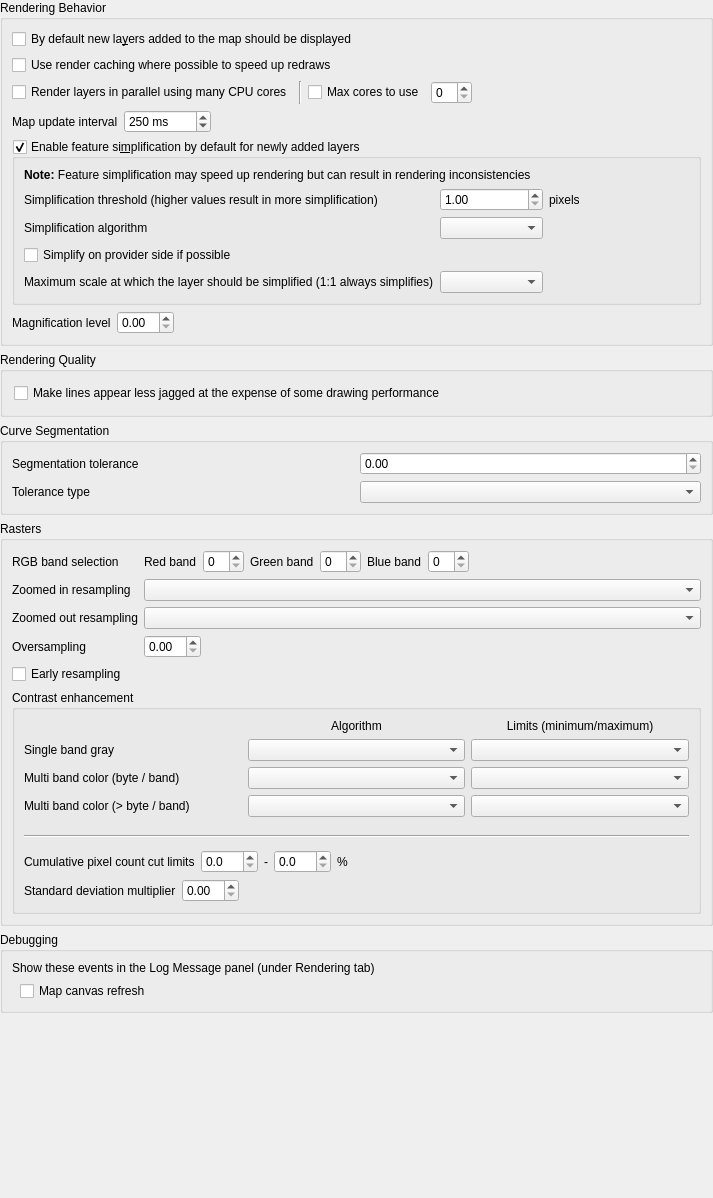
             <widget class="QWidget" name="mOptionsScrollAreaContents_04">
              <property name="geometry">
               <rect>
                <x>0</x>
                <y>0</y>
                <width>713</width>
                <height>1198</height>
               </rect>
              </property>
              <layout class="QGridLayout" name="gridLayout_22">
               <property name="leftMargin">
                <number>0</number>
               </property>
               <property name="topMargin">
                <number>0</number>
               </property>
               <property name="rightMargin">
                <number>0</number>
               </property>
               <property name="bottomMargin">
                <number>0</number>
               </property>
               <item row="0" column="0">
                <widget class="QgsCollapsibleGroupBox" name="groupBox_5">
                 <property name="title">
                  <string>Rendering Behavior</string>
                 </property>
                 <layout class="QVBoxLayout" name="verticalLayout_9">
                  <item>
                   <widget class="QCheckBox" name="chkAddedVisibility">
                    <property name="text">
                     <string>By default new la&amp;yers added to the map should be displayed</string>
                    </property>
                   </widget>
                  </item>
                  <item>
                   <widget class="QCheckBox" name="chkUseRenderCaching">
                    <property name="text">
                     <string>Use render caching where possible to speed up redraws</string>
                    </property>
                   </widget>
                  </item>
                  <item>
                   <layout class="QHBoxLayout" name="horizontalLayout_26">
                    <item>
                     <widget class="QCheckBox" name="chkParallelRendering">
                      <property name="text">
                       <string>Render layers in parallel using many CPU cores</string>
                      </property>
                     </widget>
                    </item>
                    <item>
                     <widget class="Line" name="line_6">
                      <property name="orientation">
                       <enum>Qt::Vertical</enum>
                      </property>
                     </widget>
                    </item>
                    <item>
                     <widget class="QCheckBox" name="chkMaxThreads">
                      <property name="text">
                       <string>Max cores to use</string>
                      </property>
                     </widget>
                    </item>
                    <item>
                     <widget class="QgsSpinBox" name="spinMaxThreads"/>
                    </item>
                    <item>
                     <spacer name="horizontalSpacer_41">
                      <property name="orientation">
                       <enum>Qt::Horizontal</enum>
                      </property>
                      <property name="sizeHint" stdset="0">
                       <size>
                        <width>40</width>
                        <height>20</height>
                       </size>
                      </property>
                     </spacer>
                    </item>
                   </layout>
                  </item>
                  <item>
                   <layout class="QHBoxLayout" name="horizontalLayout_4">
                    <item>
                     <widget class="QLabel" name="label_56">
                      <property name="text">
                       <string>Map update interval</string>
                      </property>
                     </widget>
                    </item>
                    <item>
                     <widget class="QgsSpinBox" name="spinMapUpdateInterval">
                      <property name="suffix">
                       <string> ms</string>
                      </property>
                      <property name="maximum">
                       <number>999999</number>
                      </property>
                      <property name="singleStep">
                       <number>50</number>
                      </property>
                      <property name="value">
                       <number>250</number>
                      </property>
                     </widget>
                    </item>
                    <item>
                     <spacer name="horizontalSpacer_46">
                      <property name="orientation">
                       <enum>Qt::Horizontal</enum>
                      </property>
                      <property name="sizeHint" stdset="0">
                       <size>
                        <width>40</width>
                        <height>20</height>
                       </size>
                      </property>
                     </spacer>
                    </item>
                   </layout>
                  </item>
                  <item>
                   <widget class="QgsCollapsibleGroupBox" name="mSimplifyDrawingGroupBox">
                    <property name="title">
                     <string>Enable feature si&amp;mplification by default for newly added layers</string>
                    </property>
                    <property name="flat">
                     <bool>true</bool>
                    </property>
                    <property name="checkable">
                     <bool>true</bool>
                    </property>
                    <layout class="QGridLayout" name="_14">
                     <item row="0" column="1" colspan="4">
                      <widget class="QLabel" name="label_59">
                       <property name="text">
                        <string>&lt;b&gt;Note:&lt;/b&gt; Feature simplification may speed up rendering but can result in rendering inconsistencies</string>
                       </property>
                      </widget>
                     </item>
                     <item row="1" column="1">
                      <widget class="QLabel" name="label_65">
                       <property name="text">
                        <string>Simplification threshold (higher values result in more simplification)</string>
                       </property>
                       <property name="margin">
                        <number>2</number>
                       </property>
                      </widget>
                     </item>
                     <item row="1" column="2">
                      <widget class="QgsDoubleSpinBox" name="mSimplifyDrawingSpinBox">
                       <property name="toolTip">
                        <string>Higher values result in more simplification</string>
                       </property>
                       <property name="decimals">
                        <number>2</number>
                       </property>
                       <property name="minimum">
                        <double>1.000000000000000</double>
                       </property>
                       <property name="maximum">
                        <double>5.000000000000000</double>
                       </property>
                       <property name="singleStep">
                        <double>0.200000000000000</double>
                       </property>
                       <property name="value">
                        <double>1.000000000000000</double>
                       </property>
                      </widget>
                     </item>
                     <item row="1" column="3">
                      <widget class="QLabel" name="mSimplifyDrawingPx">
                       <property name="text">
                        <string>pixels</string>
                       </property>
                       <property name="margin">
                        <number>2</number>
                       </property>
                      </widget>
                     </item>
                     <item row="1" column="4">
                      <spacer name="horizontalSpacer_40">
                       <property name="orientation">
                        <enum>Qt::Horizontal</enum>
                       </property>
                       <property name="sizeHint" stdset="0">
                        <size>
                         <width>20</width>
                         <height>20</height>
                        </size>
                       </property>
                      </spacer>
                     </item>
                     <item row="2" column="1">
                      <widget class="QLabel" name="mSimplifyAlgorithmLabel">
                       <property name="toolTip">
                        <string>This algorithm is only applied to simplify on local side</string>
                       </property>
                       <property name="text">
                        <string>Simplification algorithm</string>
                       </property>
                       <property name="margin">
                        <number>2</number>
                       </property>
                      </widget>
                     </item>
                     <item row="2" column="2">
                      <widget class="QComboBox" name="mSimplifyAlgorithmComboBox"/>
                     </item>
                     <item row="3" column="1" colspan="4">
                      <widget class="QCheckBox" name="mSimplifyDrawingAtProvider">
                       <property name="text">
                        <string>Simplify on provider side if possible</string>
                       </property>
                      </widget>
                     </item>
                     <item row="4" column="1">
                      <widget class="QLabel" name="mSimplifyMaxScaleLabel">
                       <property name="text">
                        <string>Maximum scale at which the layer should be simplified (1:1 always simplifies)</string>
                       </property>
                       <property name="margin">
                        <number>2</number>
                       </property>
                      </widget>
                     </item>
                     <item row="4" column="2">
                      <widget class="QgsScaleComboBox" name="mSimplifyMaximumScaleComboBox">
                       <property name="sizePolicy">
                        <sizepolicy hsizetype="Expanding" vsizetype="Fixed">
                         <horstretch>0</horstretch>
                         <verstretch>0</verstretch>
                        </sizepolicy>
                       </property>
                      </widget>
                     </item>
                    </layout>
                   </widget>
                  </item>
                  <item>
                   <layout class="QHBoxLayout" name="horizontalLayout_5">
                    <property name="topMargin">
                     <number>0</number>
                    </property>
                    <item>
                     <widget class="QLabel" name="labelMagnifier">
                      <property name="text">
                       <string>Magnification level</string>
                      </property>
                     </widget>
                    </item>
                    <item>
                     <widget class="QgsDoubleSpinBox" name="doubleSpinBoxMagnifierDefault"/>
                    </item>
                    <item>
                     <spacer name="horizontalSpacer_4">
                      <property name="orientation">
                       <enum>Qt::Horizontal</enum>
                      </property>
                      <property name="sizeType">
                       <enum>QSizePolicy::Expanding</enum>
                      </property>
                      <property name="sizeHint" stdset="0">
                       <size>
                        <width>40</width>
                        <height>20</height>
                       </size>
                      </property>
                     </spacer>
                    </item>
                   </layout>
                  </item>
                 </layout>
                </widget>
               </item>
               <item row="1" column="0">
                <widget class="QgsCollapsibleGroupBox" name="groupBox_8">
                 <property name="title">
                  <string>Rendering Quality</string>
                 </property>
                 <layout class="QVBoxLayout" name="_5">
                  <property name="leftMargin">
                   <number>11</number>
                  </property>
                  <property name="topMargin">
                   <number>11</number>
                  </property>
                  <property name="rightMargin">
                   <number>11</number>
                  </property>
                  <property name="bottomMargin">
                   <number>11</number>
                  </property>
                  <item>
                   <widget class="QCheckBox" name="chkAntiAliasing">
                    <property name="text">
                     <string>Make lines appear less jagged at the expense of some drawing performance</string>
                    </property>
                   </widget>
                  </item>
                 </layout>
                </widget>
               </item>
               <item row="2" column="0">
                <widget class="QgsCollapsibleGroupBox" name="mSegmentationGroupBox">
                 <property name="title">
                  <string>Curve Segmentation</string>
                 </property>
                 <layout class="QGridLayout" name="gridLayout_20">
                  <item row="0" column="0">
                   <widget class="QLabel" name="mSegmentationToleranceLabel">
                    <property name="text">
                     <string>Segmentation tolerance</string>
                    </property>
                   </widget>
                  </item>
                  <item row="0" column="1">
                   <widget class="QgsDoubleSpinBox" name="mSegmentationToleranceSpinBox"/>
                  </item>
                  <item row="1" column="0">
                   <widget class="QLabel" name="mToleranceTypeLabel">
                    <property name="text">
                     <string>Tolerance type</string>
                    </property>
                   </widget>
                  </item>
                  <item row="1" column="1">
                   <widget class="QComboBox" name="mToleranceTypeComboBox"/>
                  </item>
                 </layout>
                </widget>
               </item>
               <item row="3" column="0">
                <widget class="QgsCollapsibleGroupBox" name="groupBox_14">
                 <property name="title">
                  <string>Rasters</string>
                 </property>
                 <layout class="QVBoxLayout" name="verticalLayout_10">
                  <item>
                   <widget class="QWidget" name="widget" native="true">
                    <layout class="QGridLayout" name="gridLayout_35">
                     <property name="leftMargin">
                      <number>0</number>
                     </property>
                     <property name="topMargin">
                      <number>0</number>
                     </property>
                     <property name="rightMargin">
                      <number>0</number>
                     </property>
                     <property name="bottomMargin">
                      <number>0</number>
                     </property>
                     <item row="0" column="0">
                      <widget class="QLabel" name="label_21">
                       <property name="text">
                        <string>RGB band selection</string>
                       </property>
                      </widget>
                     </item>
                     <item row="0" column="1">
                      <layout class="QHBoxLayout" name="horizontalLayoutRGB">
                       <item>
                        <widget class="QLabel" name="label_22">
                         <property name="text">
                          <string>Red band</string>
                         </property>
                        </widget>
                       </item>
                       <item>
                        <widget class="QgsSpinBox" name="spnRed"/>
                       </item>
                       <item>
                        <widget class="QLabel" name="label_23">
                         <property name="text">
                          <string>Green band</string>
                         </property>
                        </widget>
                       </item>
                       <item>
                        <widget class="QgsSpinBox" name="spnGreen"/>
                       </item>
                       <item>
                        <widget class="QLabel" name="label_24">
                         <property name="text">
                          <string>Blue band</string>
                         </property>
                        </widget>
                       </item>
                       <item>
                        <widget class="QgsSpinBox" name="spnBlue"/>
                       </item>
                       <item>
                        <spacer name="horizontalSpacer_20">
                         <property name="orientation">
                          <enum>Qt::Horizontal</enum>
                         </property>
                         <property name="sizeHint" stdset="0">
                          <size>
                           <width>40</width>
                           <height>20</height>
                          </size>
                         </property>
                        </spacer>
                       </item>
                      </layout>
                     </item>
                     <item row="1" column="0">
                      <widget class="QLabel" name="lbldefaultZoomedInResampling">
                       <property name="text">
                        <string>Zoomed in resampling</string>
                       </property>
                      </widget>
                     </item>
                     <item row="1" column="1">
                      <widget class="QComboBox" name="mZoomedInResamplingComboBox"/>
                     </item>
                     <item row="2" column="0">
                      <widget class="QLabel" name="lbldefaultZoomedOutResampling">
                       <property name="text">
                        <string>Zoomed out resampling</string>
                       </property>
                      </widget>
                     </item>
                     <item row="2" column="1">
                      <widget class="QComboBox" name="mZoomedOutResamplingComboBox"/>
                     </item>
                     <item row="3" column="0">
                      <widget class="QLabel" name="lbldefaultOversampling">
                       <property name="text">
                        <string>Oversampling</string>
                       </property>
                      </widget>
                     </item>
                     <item row="3" column="1">
                      <layout class="QHBoxLayout" name="horizontalLayoutOversampling">
                       <item>
                        <widget class="QgsDoubleSpinBox" name="spnOversampling"/>
                       </item>
                       <item>
                        <spacer name="horizontalSpacer_25">
                         <property name="orientation">
                          <enum>Qt::Horizontal</enum>
                         </property>
                         <property name="sizeHint" stdset="0">
                          <size>
                           <width>40</width>
                           <height>20</height>
                          </size>
                         </property>
                        </spacer>
                       </item>
                      </layout>
                     </item>
                     <item row="4" column="0">
                      <widget class="QCheckBox" name="mCbEarlyResampling">
                       <property name="text">
                        <string>Early resampling</string>
                       </property>
                      </widget>
                     </item>
                    </layout>
                   </widget>
                  </item>
                  <item>
                   <widget class="QGroupBox" name="groupBox_17">
                    <property name="title">
                     <string>Contrast enhancement</string>
                    </property>
                    <property name="flat">
                     <bool>true</bool>
                    </property>
                    <layout class="QVBoxLayout" name="verticalLayout_11">
                     <item>
                      <layout class="QGridLayout" name="gridLayout_33">
                       <item row="4" column="2">
                        <widget class="QComboBox" name="cboxContrastEnhancementLimitsMultiBandSingleByte"/>
                       </item>
                       <item row="1" column="1">
                        <widget class="QLabel" name="label_50">
                         <property name="text">
                          <string>Algorithm</string>
                         </property>
                         <property name="alignment">
                          <set>Qt::AlignCenter</set>
                         </property>
                        </widget>
                       </item>
                       <item row="3" column="1">
                        <widget class="QComboBox" name="cboxContrastEnhancementAlgorithmSingleBand"/>
                       </item>
                       <item row="3" column="0">
                        <widget class="QLabel" name="label_37">
                         <property name="text">
                          <string>Single band gray</string>
                         </property>
                        </widget>
                       </item>
                       <item row="1" column="2">
                        <widget class="QLabel" name="label_51">
                         <property name="text">
                          <string>Limits (minimum/maximum)</string>
                         </property>
                         <property name="alignment">
                          <set>Qt::AlignCenter</set>
                         </property>
                        </widget>
                       </item>
                       <item row="3" column="2">
                        <widget class="QComboBox" name="cboxContrastEnhancementLimitsSingleBand"/>
                       </item>
                       <item row="4" column="1">
                        <widget class="QComboBox" name="cboxContrastEnhancementAlgorithmMultiBandSingleByte"/>
                       </item>
                       <item row="4" column="0">
                        <widget class="QLabel" name="label_38">
                         <property name="text">
                          <string>Multi band color (byte / band) </string>
                         </property>
                        </widget>
                       </item>
                       <item row="5" column="0">
                        <widget class="QLabel" name="label_39">
                         <property name="text">
                          <string>Multi band color (&gt; byte / band) </string>
                         </property>
                        </widget>
                       </item>
                       <item row="5" column="1">
                        <widget class="QComboBox" name="cboxContrastEnhancementAlgorithmMultiBandMultiByte"/>
                       </item>
                       <item row="5" column="2">
                        <widget class="QComboBox" name="cboxContrastEnhancementLimitsMultiBandMultiByte"/>
                       </item>
                      </layout>
                     </item>
                     <item>
                      <widget class="QWidget" name="widget_4" native="true">
                       <layout class="QHBoxLayout" name="horizontalLayout_23">
                        <property name="leftMargin">
                         <number>0</number>
                        </property>
                        <property name="topMargin">
                         <number>0</number>
                        </property>
                        <property name="rightMargin">
                         <number>0</number>
                        </property>
                        <property name="bottomMargin">
                         <number>0</number>
                        </property>
                       </layout>
                      </widget>
                     </item>
                     <item>
                      <widget class="QWidget" name="widget_5" native="true">
                       <layout class="QHBoxLayout" name="horizontalLayout_24">
                        <property name="leftMargin">
                         <number>0</number>
                        </property>
                        <property name="topMargin">
                         <number>0</number>
                        </property>
                        <property name="rightMargin">
                         <number>0</number>
                        </property>
                        <property name="bottomMargin">
                         <number>0</number>
                        </property>
                       </layout>
                      </widget>
                     </item>
                     <item>
                      <widget class="Line" name="line">
                       <property name="orientation">
                        <enum>Qt::Horizontal</enum>
                       </property>
                      </widget>
                     </item>
                     <item>
                      <widget class="QWidget" name="widget_6" native="true">
                       <layout class="QHBoxLayout" name="horizontalLayout_25">
                        <property name="leftMargin">
                         <number>0</number>
                        </property>
                        <property name="topMargin">
                         <number>0</number>
                        </property>
                        <property name="rightMargin">
                         <number>0</number>
                        </property>
                        <property name="bottomMargin">
                         <number>0</number>
                        </property>
                       </layout>
                      </widget>
                     </item>
                     <item>
                      <widget class="QWidget" name="widget_7" native="true">
                       <layout class="QHBoxLayout" name="horizontalLayout_18">
                        <property name="leftMargin">
                         <number>0</number>
                        </property>
                        <property name="topMargin">
                         <number>0</number>
                        </property>
                        <property name="rightMargin">
                         <number>0</number>
                        </property>
                        <property name="bottomMargin">
                         <number>0</number>
                        </property>
                        <item>
                         <widget class="QLabel" name="label_36">
                          <property name="text">
                           <string>Cumulative pixel count cut limits</string>
                          </property>
                         </widget>
                        </item>
                        <item>
                         <widget class="QgsDoubleSpinBox" name="mRasterCumulativeCutLowerDoubleSpinBox">
                          <property name="decimals">
                           <number>1</number>
                          </property>
                         </widget>
                        </item>
                        <item>
                         <widget class="QLabel" name="label_34">
                          <property name="text">
                           <string>-</string>
                          </property>
                         </widget>
                        </item>
                        <item>
                         <widget class="QgsDoubleSpinBox" name="mRasterCumulativeCutUpperDoubleSpinBox">
                          <property name="decimals">
                           <number>1</number>
                          </property>
                         </widget>
                        </item>
                        <item>
                         <widget class="QLabel" name="label_35">
                          <property name="text">
                           <string>%</string>
                          </property>
                         </widget>
                        </item>
                        <item>
                         <spacer name="horizontalSpacer_18">
                          <property name="orientation">
                           <enum>Qt::Horizontal</enum>
                          </property>
                          <property name="sizeHint" stdset="0">
                           <size>
                            <width>123</width>
                            <height>20</height>
                           </size>
                          </property>
                         </spacer>
                        </item>
                       </layout>
                      </widget>
                     </item>
                     <item>
                      <widget class="QWidget" name="widget_2" native="true">
                       <layout class="QHBoxLayout" name="horizontalLayout_20">
                        <property name="leftMargin">
                         <number>0</number>
                        </property>
                        <property name="topMargin">
                         <number>0</number>
                        </property>
                        <property name="rightMargin">
                         <number>0</number>
                        </property>
                        <property name="bottomMargin">
                         <number>0</number>
                        </property>
                        <item>
                         <widget class="QLabel" name="label_25">
                          <property name="text">
                           <string>Standard deviation multiplier</string>
                          </property>
                         </widget>
                        </item>
                        <item>
                         <widget class="QgsDoubleSpinBox" name="spnThreeBandStdDev">
                          <property name="maximum">
                           <double>10.000000000000000</double>
                          </property>
                          <property name="singleStep">
                           <double>0.100000000000000</double>
                          </property>
                         </widget>
                        </item>
                        <item>
                         <spacer name="horizontalSpacer_21">
                          <property name="orientation">
                           <enum>Qt::Horizontal</enum>
                          </property>
                          <property name="sizeHint" stdset="0">
                           <size>
                            <width>258</width>
                            <height>20</height>
                           </size>
                          </property>
                         </spacer>
                        </item>
                       </layout>
                      </widget>
                     </item>
                    </layout>
                   </widget>
                  </item>
                 </layout>
                </widget>
               </item>
               <item row="4" column="0">
                <widget class="QgsCollapsibleGroupBox" name="groupBox_22">
                 <property name="title">
                  <string>Debugging</string>
                 </property>
                 <layout class="QVBoxLayout" name="verticalLayout_35">
                  <item>
                   <widget class="QLabel" name="label_55">
                    <property name="text">
                     <string>Show these events in the Log Message panel (under Rendering tab)</string>
                    </property>
                   </widget>
                  </item>
                  <item>
                   <layout class="QGridLayout" name="gridLayout_6">
                    <item row="0" column="0">
                     <spacer name="horizontalSpacer_37">
                      <property name="orientation">
                       <enum>Qt::Horizontal</enum>
                      </property>
                      <property name="sizeType">
                       <enum>QSizePolicy::Fixed</enum>
                      </property>
                      <property name="sizeHint" stdset="0">
                       <size>
                        <width>8</width>
                        <height>20</height>
                       </size>
                      </property>
                     </spacer>
                    </item>
                    <item row="0" column="1">
                     <widget class="QCheckBox" name="mLogCanvasRefreshChkBx">
                      <property name="text">
                       <string>Map canvas refresh</string>
                      </property>
                     </widget>
                    </item>
                   </layout>
                  </item>
                 </layout>
                </widget>
               </item>
               <item row="5" column="0">
                <spacer name="verticalSpacer_6">
                 <property name="orientation">
                  <enum>Qt::Vertical</enum>
                 </property>
                 <property name="sizeHint" stdset="0">
                  <size>
                   <width>20</width>
                   <height>40</height>
                  </size>
                 </property>
                </spacer>
               </item>
              </layout>
             </widget>
